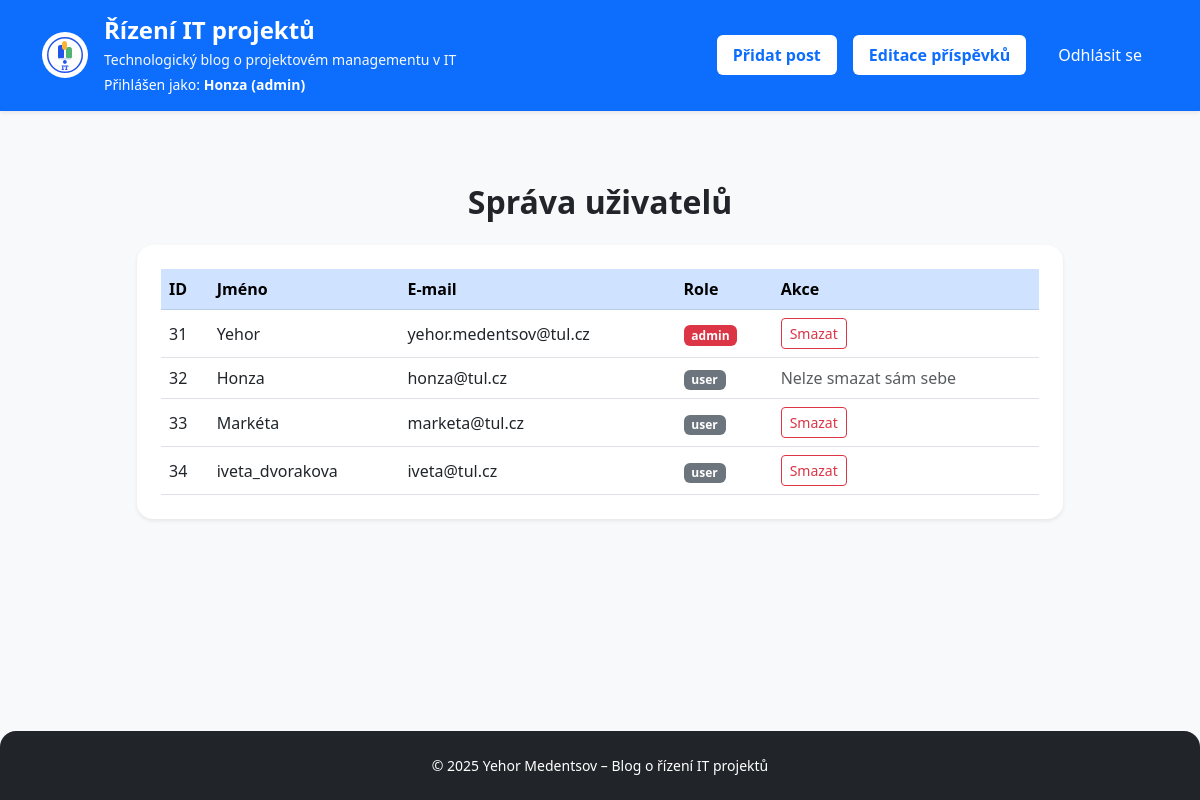
/ViewsPr/articles/users_admin.php (signed in), run on the app's committed database.
### tables this page shows
CREATE TABLE `blog_users` (
  `id` int(11) NOT NULL,
  `username` varchar(100) NOT NULL,
  `email` varchar(255) NOT NULL,
  `password` varchar(255) NOT NULL,
  `role` enum('user','admin') DEFAULT 'user',
  `created_at` timestamp NOT NULL DEFAULT current_timestamp()
);

### ModelsPr/user.php (called while the page is built, shortened)
<?php
class User {
    private $db;
    public function __construct($db) {
        $this->db = $db;
    }
    public function getAll() {
        $stmt = $this->db->prepare("SELECT * FROM blog_users");
        $stmt->execute();
        return $stmt->fetchAll(PDO::FETCH_ASSOC);
    }
}

### ViewsPr/articles/users_admin.php (the view, shortened to what this page needs)
<?php
require_once __DIR__ . '/../../ModelsPr/user.php';
$db = (new Database())->getConnection();
$userModel = new User($db);
$users = $userModel->getAll();
?>
<!DOCTYPE html>
<html lang="cs">
<head>
    <link href="https://cdn.jsdelivr.net/npm/bootstrap@5.3.0/dist/css/bootstrap.min.css" rel="stylesheet">
</head>
<body class="bg-light d-flex flex-column min-vh-100">
<header class="bg-primary text-white shadow-sm mb-4">
    <div class="container py-3 d-flex flex-wrap align-items-center justify-content-between rounded-4">
        <div class="d-flex align-items-center mb-2 mb-lg-0 gap-3">
            <div class="rounded-circle bg-white d-flex align-items-center justify-content-center" style="width:46px; height:46px;">
            <img src="../../imagess/Logo.svg">
            </div>
            <div>
                <h1 class="fs-4 mb-1 fw-bold text-white">
                    <a href="blog_home.php" class="text-white text-decoration-none d-inline-block">Řízení IT projektů</a>
                </h1>
                <p class="mb-0 small text-light">Technologický blog o projektovém managementu v IT</p>
                <p class="mb-0 small text-white mt-1">
                    Přihlášen jako: <strong><?= htmlspecialchars($_SESSION['username']) ?> (admin)</strong>
                </p>
            </div>
        </div>
        <nav class="nav nav-pills flex-row gap-3 align-items-center">
            <a href="create.php" class="nav-link bg-white text-primary fw-semibold px-3 rounded">Přidat post</a>
            <a href="edit_delete.php" class="nav-link bg-white text-primary fw-semibold px-3 rounded">Editace příspěvků</a>
            <a href="../../ControllersPr/logout.php" class="nav-link text-white px-3">Odhlásit se</a>
        </nav>
    </div>
</header>
<main class="flex-grow-1 py-5">
    <div class="container">
        <h2 class="mb-4 text-center text-dark fw-semibold">Správa uživatelů</h2>
        <div class="row justify-content-center">
            <div class="col-lg-10">
                <div class="card shadow-sm border-0 rounded-4">
                    <div class="card-body px-4 py-4">
                        <div class="table-responsive">
                            <table class="table table-hover align-middle mb-0">
                                <thead class="table-primary">
                                    <tr>
                                        <th scope="col">ID</th>
                                        <th scope="col">Jméno</th>
                                        <th scope="col">E-mail</th>
                                        <th scope="col">Role</th>
                                        <th scope="col">Akce</th>
                                    </tr>
                                </thead>
                                <tbody>
                                    <?php foreach ($users as $u): ?>
                                        <tr>
                                            <td><?= htmlspecialchars($u['id']) ?></td>
                                            <td><?= htmlspecialchars($u['username']) ?></td>
                                            <td><?= htmlspecialchars($u['email']) ?></td>
                                            <td>
                                                <span class="badge <?= $u['role'] === 'admin' ? 'bg-danger' : 'bg-secondary' ?>">
                                                    <?= htmlspecialchars($u['role']) ?>
                                                </span>
                                            </td>
                                            <td>
                                                <?php if ($u['id'] != $_SESSION['user_id']): ?>
                                                    <a href="?delete=<?= $u['id'] ?>" class="btn btn-sm btn-outline-danger"
                                                       onclick="return confirm('Opravdu chcete smazat tohoto uživatele?');">
                                                        Smazat
                                                    </a>
                                                <?php else: ?>
                                                    <span class="text-muted">Nelze smazat sám sebe</span>
                                                <?php endif; ?>
                                            </td>
                                        </tr>
                                    <?php endforeach; ?>
                                </tbody>
                            </table>
                        </div>
                    </div>
                </div>
            </div>
        </div>
    </div>
</main>
<footer class="text-center py-4 mt-auto bg-dark text-white rounded-top-4">
    <div class="container small">
        &copy; 2025 Yehor Medentsov – Blog o řízení IT projektů
    </div>
</footer>
</body>
</html>

### data on the page
blog_users: id "31", username "Yehor", email "yehor.medentsov@tul.cz", role "admin"
blog_users: id "32", username "Honza", email "honza@tul.cz", role "user", shows "Nelze smazat sám sebe"
blog_users: id "33", username "Markéta", email "marketa@tul.cz", role "user"
blog_users: id "34", username "iveta_dvorakova", email "iveta@tul.cz", role "user"

### other printed values
$_SESSION['username'] "Honza"
